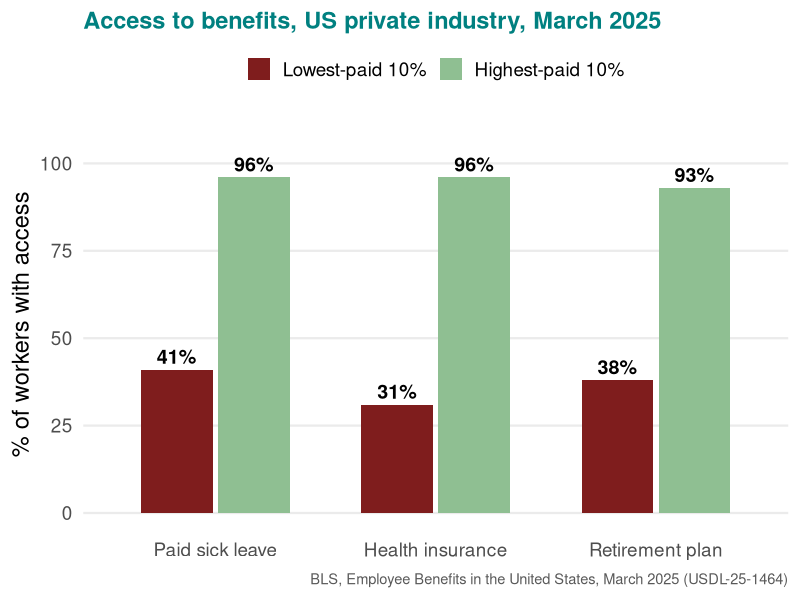
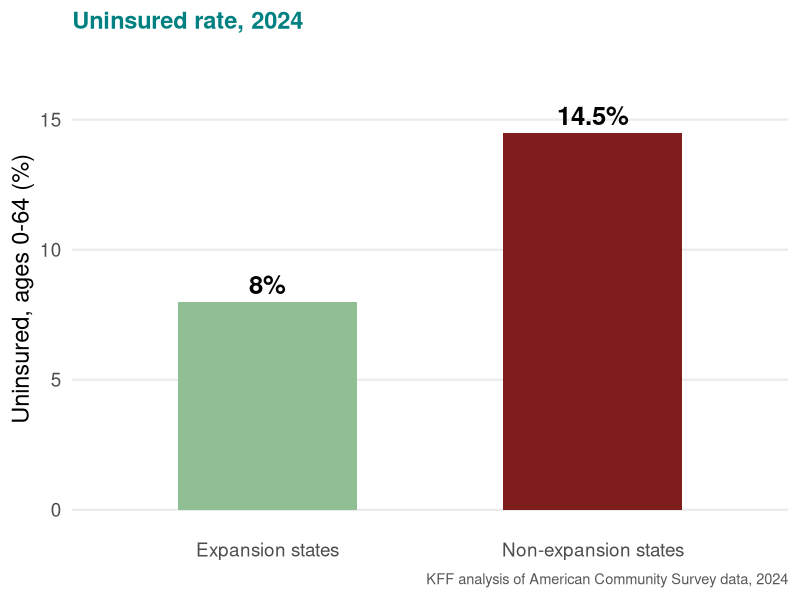

Generate these figures, in order, with R:
## ---- chunk 1
#| include: false
# shared look for every chart in this deck; also the print-safe palette
library(ggplot2)

theme_set(theme_minimal(base_size = 17))
theme_update(
  plot.title       = element_text(face = "bold", colour = "#008080", size = rel(1.0)),
  plot.caption     = element_text(size = rel(0.62), colour = "grey35"),
  legend.position  = "top",
  panel.grid.minor = element_blank()
)

# dark vs light, not red vs green: survives a black-and-white printer
PAL <- c(low = "#7F1D1D", high = "#8FBF92")
## ---- chunk 2
#| echo: false
#| warning: false
#| message: false
#| fig-align: center
#| fig-width: 8.5
#| fig-height: 4.2

bens <- data.frame(
  benefit = rep(c("Paid sick leave", "Health insurance", "Retirement plan"), 2),
  earners = rep(c("Lowest-paid 10%", "Highest-paid 10%"), each = 3),
  pct = c(41, 31, 38, 96, 96, 93)
)
bens$benefit <- factor(bens$benefit,
  levels = c("Paid sick leave", "Health insurance", "Retirement plan"))
bens$earners <- factor(bens$earners,
  levels = c("Lowest-paid 10%", "Highest-paid 10%"))

ggplot(bens, aes(benefit, pct, fill = earners)) +
  geom_col(position = position_dodge(width = 0.7), width = 0.65) +
  geom_text(aes(label = paste0(pct, "%")),
            position = position_dodge(width = 0.7),
            vjust = -0.4, size = 5, fontface = "bold") +
  scale_fill_manual(values = c("Lowest-paid 10%"  = unname(PAL["low"]),
                               "Highest-paid 10%" = unname(PAL["high"]))) +
  scale_y_continuous(limits = c(0, 108), breaks = seq(0, 100, 25)) +
  labs(x = NULL, y = "% of workers with access", fill = NULL,
       title = "Access to benefits, US private industry, March 2025",
       caption = "BLS, Employee Benefits in the United States, March 2025 (USDL-25-1464)") +
  theme(panel.grid.major.x = element_blank())
## ---- chunk 3
#| echo: false
#| warning: false
#| message: false
#| fig-align: center
#| fig-width: 7
#| fig-height: 3.8

unins <- data.frame(
  st = factor(c("Expansion states", "Non-expansion states"),
              levels = c("Expansion states", "Non-expansion states")),
  pct = c(8.0, 14.5)
)

ggplot(unins, aes(st, pct, fill = st)) +
  geom_col(width = 0.55) +
  geom_text(aes(label = paste0(pct, "%")), vjust = -0.4,
            size = 6.5, fontface = "bold") +
  scale_fill_manual(values = c("Expansion states"     = unname(PAL["high"]),
                               "Non-expansion states" = unname(PAL["low"]))) +
  scale_y_continuous(limits = c(0, 17)) +
  labs(x = NULL, y = "Uninsured, ages 0-64 (%)",
       title = "Uninsured rate, 2024",
       caption = "KFF analysis of American Community Survey data, 2024") +
  theme(legend.position = "none",
        panel.grid.major.x = element_blank())
